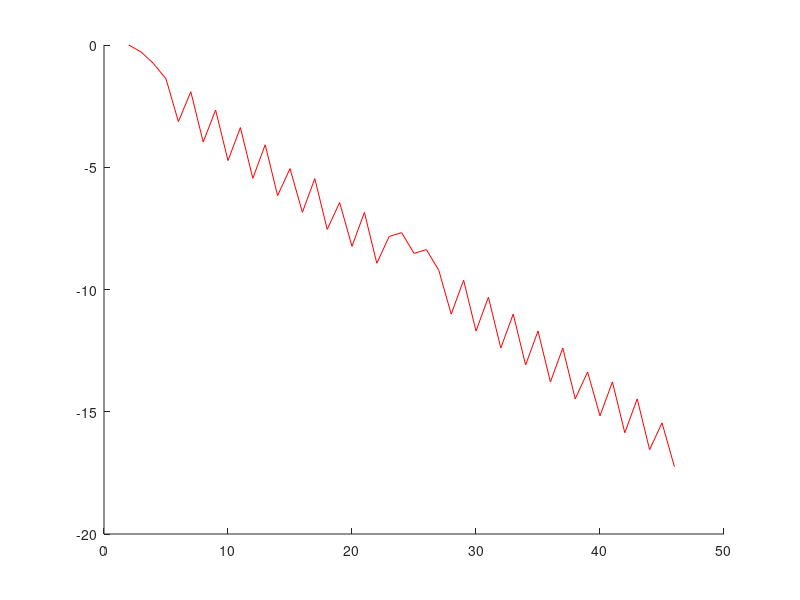

MATLAB code to generate this figure:
clear all
format short
f = @(x)x.^3 - x.^2 - x - 1;
a(1)=1;
b(1)=2;
l(1)=b(1)-a(1);
m(1)=(a(1)+b(1))./2;
eps=0.5*(10.^-6);
k=1;
while abs(b-a)>eps
   
    if f(a(k))*f(m(k))<0
        a(k+1)=a(k);
        b(k+1)=m(k);
        k=k+1;
    else
        a(k+1)=m(k);
        b(k+1)=b(k);
        k=k+1;
    end
    
    m(k+1)=(a(k)+b(k))./2;
    r(k-1)=(m(k)-m(k-1))./m(k);
    l(k+1)=b(k)-a(k);
end

lb=log(r);
bi=k;
hold on
plot(1:(bi-1),lb,'r')
a=[0,a];
b=[0,b];
n=1:1:length(a);
taula_resultats=[n; a; b; m; f(m); l]'